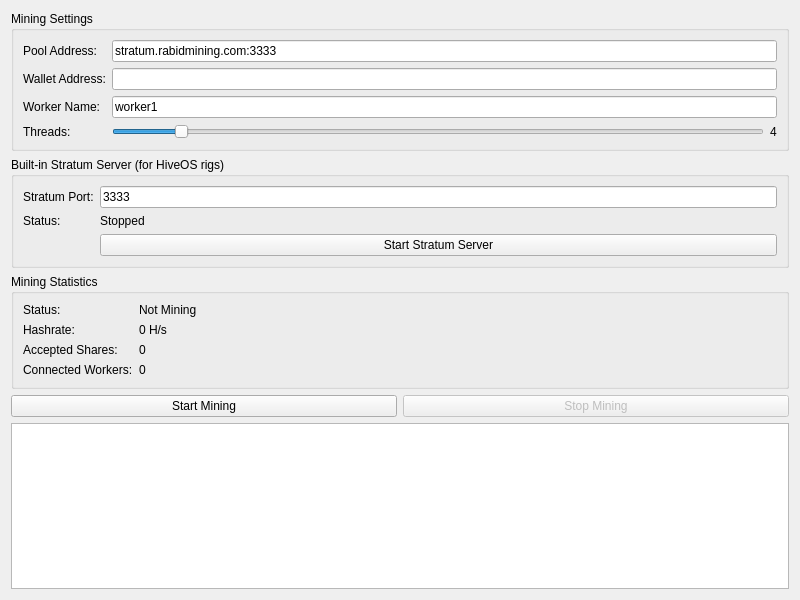
<?xml version="1.0" encoding="UTF-8"?>
<ui version="4.0">
 <class>MiningPage</class>
 <widget class="QWidget" name="MiningPage">
  <property name="geometry">
   <rect><x>0</x><y>0</y><width>800</width><height>600</height></rect>
  </property>
  <layout class="QVBoxLayout">
   <item>
    <widget class="QGroupBox" name="groupMining">
     <property name="title"><string>Mining Settings</string></property>
     <layout class="QFormLayout">
      <item row="0" column="0"><widget class="QLabel"><property name="text"><string>Pool Address:</string></property></widget></item>
      <item row="0" column="1"><widget class="QLineEdit" name="poolAddress"><property name="text"><string>stratum.rabidmining.com:3333</string></property></widget></item>
      <item row="1" column="0"><widget class="QLabel"><property name="text"><string>Wallet Address:</string></property></widget></item>
      <item row="1" column="1"><widget class="QLineEdit" name="walletAddress"/></item>
      <item row="2" column="0"><widget class="QLabel"><property name="text"><string>Worker Name:</string></property></widget></item>
      <item row="2" column="1"><widget class="QLineEdit" name="workerName"><property name="text"><string>worker1</string></property></widget></item>
      <item row="3" column="0"><widget class="QLabel"><property name="text"><string>Threads:</string></property></widget></item>
      <item row="3" column="1">
       <layout class="QHBoxLayout">
        <item><widget class="QSlider" name="threadSlider"><property name="orientation"><enum>Qt::Horizontal</enum></property><property name="minimum"><number>1</number></property><property name="maximum"><number>32</number></property><property name="value"><number>4</number></property></widget></item>
        <item><widget class="QLabel" name="threadCount"><property name="text"><string>4</string></property></widget></item>
       </layout>
      </item>
     </layout>
    </widget>
   </item>
   <item>
    <widget class="QGroupBox" name="groupStratum">
     <property name="title"><string>Built-in Stratum Server (for HiveOS rigs)</string></property>
     <layout class="QFormLayout">
      <item row="0" column="0"><widget class="QLabel"><property name="text"><string>Stratum Port:</string></property></widget></item>
      <item row="0" column="1"><widget class="QLineEdit" name="stratumPort"><property name="text"><string>3333</string></property></widget></item>
      <item row="1" column="0"><widget class="QLabel"><property name="text"><string>Status:</string></property></widget></item>
      <item row="1" column="1"><widget class="QLabel" name="stratumStatus"><property name="text"><string>Stopped</string></property></widget></item>
      <item row="2" column="1"><widget class="QPushButton" name="startStratumButton"><property name="text"><string>Start Stratum Server</string></property></widget></item>
     </layout>
    </widget>
   </item>
   <item>
    <widget class="QGroupBox" name="groupStats">
     <property name="title"><string>Mining Statistics</string></property>
     <layout class="QFormLayout">
      <item row="0" column="0"><widget class="QLabel"><property name="text"><string>Status:</string></property></widget></item>
      <item row="0" column="1"><widget class="QLabel" name="miningStatus"><property name="text"><string>Not Mining</string></property></widget></item>
      <item row="1" column="0"><widget class="QLabel"><property name="text"><string>Hashrate:</string></property></widget></item>
      <item row="1" column="1"><widget class="QLabel" name="hashrate"><property name="text"><string>0 H/s</string></property></widget></item>
      <item row="2" column="0"><widget class="QLabel"><property name="text"><string>Accepted Shares:</string></property></widget></item>
      <item row="2" column="1"><widget class="QLabel" name="acceptedShares"><property name="text"><string>0</string></property></widget></item>
      <item row="3" column="0"><widget class="QLabel"><property name="text"><string>Connected Workers:</string></property></widget></item>
      <item row="3" column="1"><widget class="QLabel" name="connectedWorkers"><property name="text"><string>0</string></property></widget></item>
     </layout>
    </widget>
   </item>
   <item>
    <layout class="QHBoxLayout">
     <item><widget class="QPushButton" name="startMiningButton"><property name="text"><string>Start Mining</string></property></widget></item>
     <item><widget class="QPushButton" name="stopMiningButton"><property name="text"><string>Stop Mining</string></property><property name="enabled"><bool>false</bool></property></widget></item>
    </layout>
   </item>
   <item><widget class="QTextEdit" name="miningLog"><property name="readOnly"><bool>true</bool></property></widget></item>
  </layout>
 </widget>
</ui>
